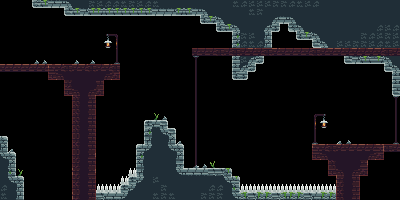

This game map was drawn from its Tiled (.tmx) file and the tilesets committed beside it. A one-line description and the trimmed map source follow:
An orthogonal 50x25 tile map with 8x8 px tiles, 5 tile layers (morte, pali, muri, detail, ...).

<map version="1.10" tiledversion="1.12.2" orientation="orthogonal" renderorder="right-down" width="50" height="25" tilewidth="8" tileheight="8" infinite="0" nextlayerid="6" nextobjectid="1">
 <tileset firstgid="1" source="../Tiles_Tower.tsx" />
 <layer id="2" name="morte" width="50" height="25">
  <data>[1250 cells, 17 non-empty, 1 distinct tile ids]</data>
 </layer>
 <layer id="1" name="pali" width="50" height="25">
  <data>[1250 cells, 30 non-empty, 12 distinct tile ids]</data>
 </layer>
 <layer id="3" name="muri" width="50" height="25">
  <data>[1250 cells, 445 non-empty, 54 distinct tile ids]</data>
 </layer>
 <layer id="4" name="detail" width="50" height="25">
  <data>[1250 cells, 14 non-empty, 5 distinct tile ids]</data>
 </layer>
 <layer id="5" name="transazione" width="50" height="25">
  <data>[1250 cells, 6 non-empty, 4 distinct tile ids]</data>
 </layer>
</map>
